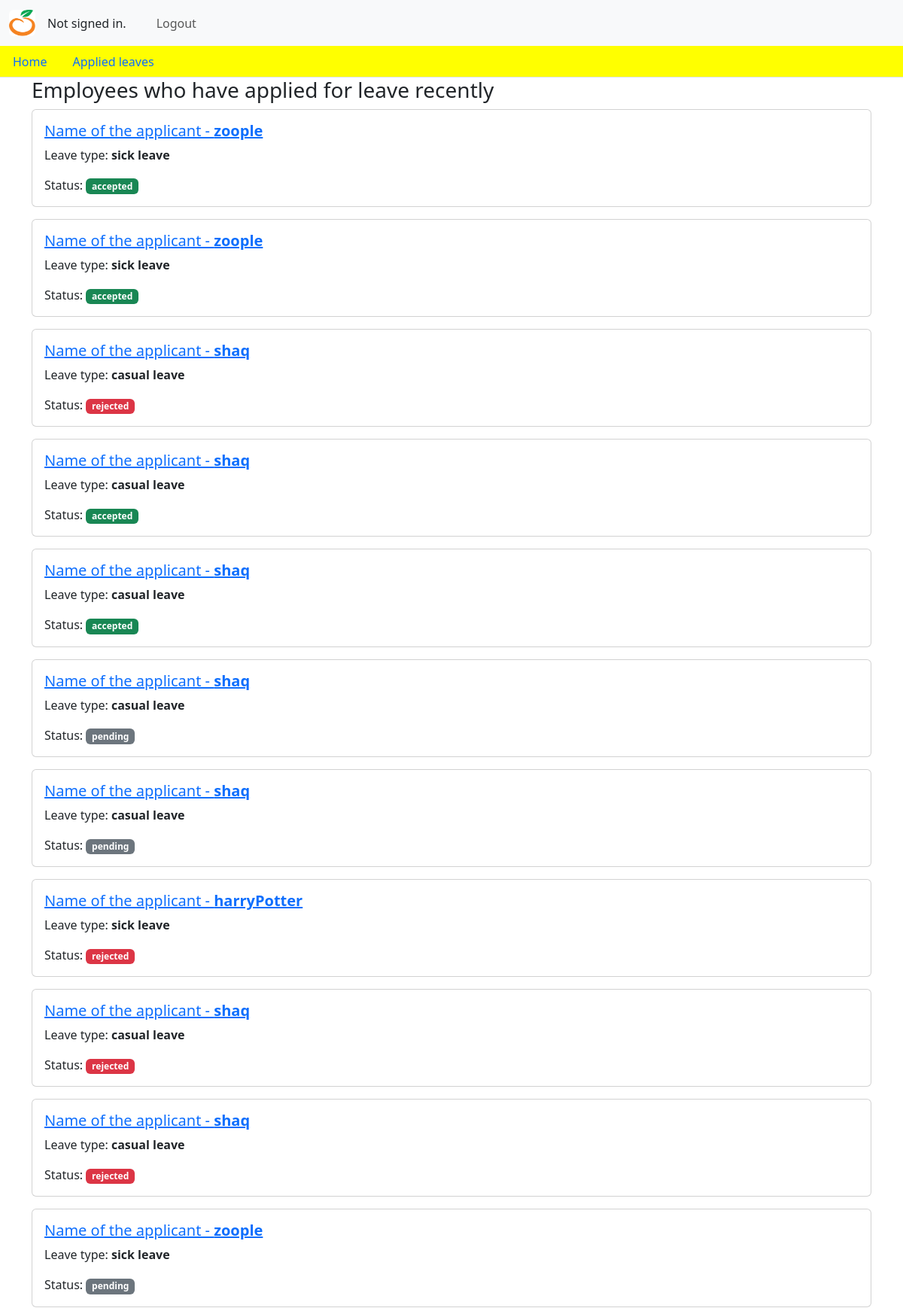
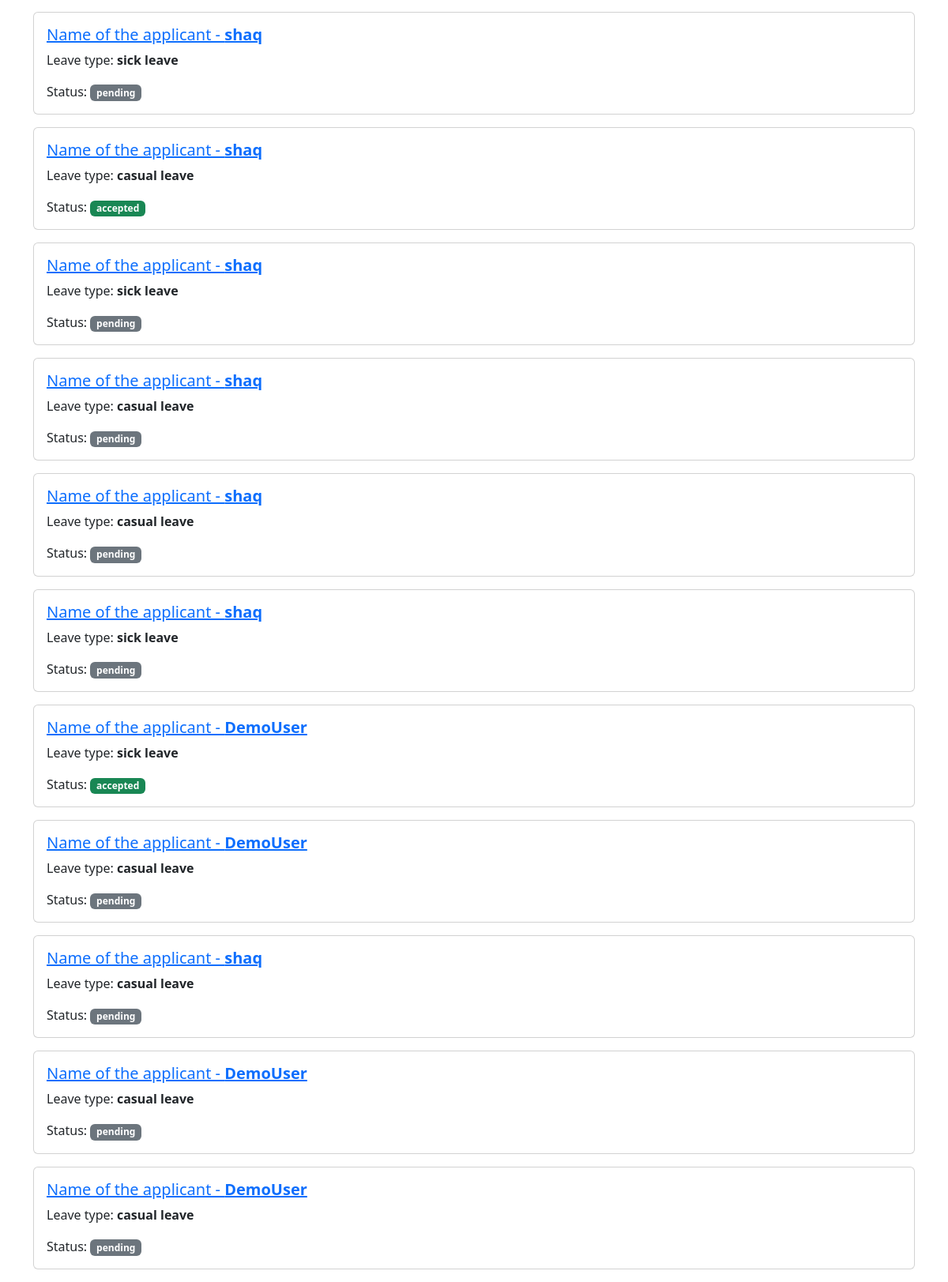
The page /leave_content/ on the database its author committed (2 pictures, top to bottom).
### adminapp/models.py (models this page shows, shortened)
class addLeave(models.Model):
    username = models.CharField(max_length = 100)
    user_id = models.CharField(max_length=10)
    fromDate = models.DateTimeField()
    toDate = models.DateTimeField()
    reason = models.CharField(max_length=20, choices=CHOICES)
    comment = models.TextField()
    status = models.CharField(max_length=10, choices=STATUS_CHOICES, default='pending')

### adminapp/views.py (the view)
# urls.py: path('leave_content/', views.leave_content, name='leave_content'),
def leave_content(request):
    list = addLeave.objects.all()
    return render(request, 'leaveApplications.html', {'lists': list})

### adminapp/context_processors.py (called while the page is built)
def is_superuser(request):
    if request.user.is_authenticated:
        return {'is_superuser': request.user.is_superuser}
    return {'is_superuser': False}

### templates/leaveApplications.html
{% include 'home.html' %}
    {% block content %}
        <div class="container">
            <h3>Employees who have applied for leave recently</h3>
            {% for i in lists %}
                <div class="card mb-3">
                    <div class="card-body">
                        <a href="{% url 'leave_lists' i.id %}">
                            <h5 class="card-title">Name of the applicant - <b>{{ i.username }}</b></h5>
                        </a>
                        <p class="card-text">Leave type: <b>{{ i.reason }}</b></p>
                        <p class="card-text">Status:
                            {% if i.status == 'accepted' %}
                                <span class="badge bg-success">{{ i.status }}</span>
                            {% elif i.status == 'rejected' %}
                                <span class="badge bg-danger">{{ i.status }}</span>
                            {% else %}
                                <span class="badge bg-secondary">{{ i.status }}</span>
                            {% endif %}
                        </p>
                    </div>
                </div>
            {% endfor %}
        </div>
    {% endblock %}

### templates/home.html (shortened to what this page needs)
{% load static %}
{% include 'base.html' %}
{% block content %}
<div class="home_nav ">
    <ul class="nav nav-tabs ">
        <li class="nav-item">
            {% if not user.is_superuser %}
            <a class="nav-link" aria-current="page" aria-selected="undefined" href="{% url 'homeContent' %}">Home</a>
            {% endif %}
        </li>
        <li class="nav-item">
            {% if not user.is_superuser %}
            <a class="nav-link" href="{% url 'leave_details' %}">Applied leaves</a>
            {% endif %}
        </li>
    </ul>
</div>
  {% endblock %}

### templates/base.html (shortened to what this page needs)
{% block content %}
<!DOCTYPE html>
<html lang="en">
    <head>
        <link rel="stylesheet" href="https://unpkg.com/bootstrap@5.3.2/dist/css/bootstrap.min.css">
        {% load static %}
        <link rel="stylesheet" href="{% static 'css/style.css' %}">
    </head>
    <body>
        <nav class="navbar navbar-expand-lg bg-body-tertiary fixed-top">
            <div class="container-fluid">
                <a class="navbar-brand" href="{% url 'dashboard' %}">
                    {% load static %}
                    <img src="{% static 'asset/logo1.PNG' %}" class="rounded float-start" alt="..." width="35" height="35">
                </a>
                <div>
                    {% if user.is_authenticated %}
                        welcome <strong>{{ user.username }}</strong>
                    {% else %}
                        Not signed in.
                    {% endif %}
                </div>
                <div class="collapse navbar-collapse" id="navbarSupportedContent">
                    <ul class="navbar-nav me-auto mb-2 mb-lg-0">
                        <li class="nav-item">
                            <a class="nav-link active" aria-current="page" href="#"></a>
                        </li>
                        <li class="nav-item">
                            <a class="nav-link" href="#"></a>
                        </li>
                        <li class="nav-item">
                            <a class="nav-link" class="navbar navbar-flex justify-content-end" href="{% url 'logout' %}">
                                Logout
                            </a>
                        </li>
                    </ul>
                </div>
            </div>
        </nav>
    </body>
</html>
{% endblock %}

### static/css/style.css (style rules this page uses)
* { margin: 0%; padding: 0%; }
body { padding-top: 61px; background-image: url('/zproj/static/asset/orangeHome.png'); background-size: cover; background-position: center; }
.home_nav { background-color: red; background: yellow; }

### rows shown on the page
addLeave: username "zoople", reason "sick leave", status "accepted"
addLeave: username "zoople", reason "sick leave", status "accepted"
addLeave: username "shaq", reason "casual leave", status "rejected"
addLeave: username "shaq", reason "casual leave", status "accepted"
addLeave: username "shaq", reason "casual leave", status "accepted"
addLeave: username "shaq", reason "casual leave", status "pending"
addLeave: username "shaq", reason "casual leave", status "pending"
addLeave: username "harryPotter", reason "sick leave", status "rejected"
addLeave: username "shaq", reason "casual leave", status "rejected"
addLeave: username "shaq", reason "casual leave", status "rejected"
addLeave: username "zoople", reason "sick leave", status "pending"
addLeave: username "shaq", reason "sick leave", status "pending"
addLeave: username "shaq", reason "casual leave", status "accepted"
addLeave: username "shaq", reason "sick leave", status "pending"
addLeave: username "shaq", reason "casual leave", status "pending"
addLeave: username "shaq", reason "casual leave", status "pending"
addLeave: username "shaq", reason "sick leave", status "pending"
addLeave: username "DemoUser", reason "sick leave", status "accepted"
addLeave: username "DemoUser", reason "casual leave", status "pending"
addLeave: username "shaq", reason "casual leave", status "pending"
addLeave: username "DemoUser", reason "casual leave", status "pending"
addLeave: username "DemoUser", reason "casual leave", status "pending"
